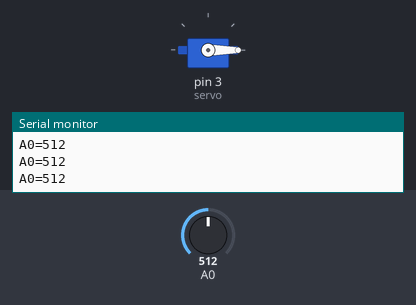
Simulated run of this sketch. Board: Arduino Uno, built with avr-gcc and run on an emulated ATmega328P. Parts: servo, the last lines printed to the serial monitor. The inputs (shaded band) are chosen by the test bench; at power-on: A0 = 512.

Above: at 1.2 s.
1.3 s: A0 set to 900
At 2.5 s:
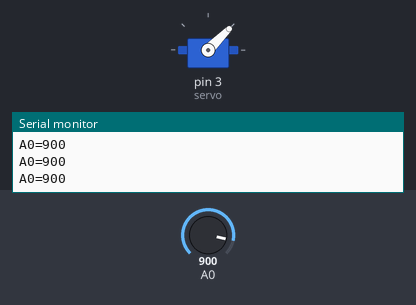
2.8 s: A0 set to 1023
At 4.0 s:
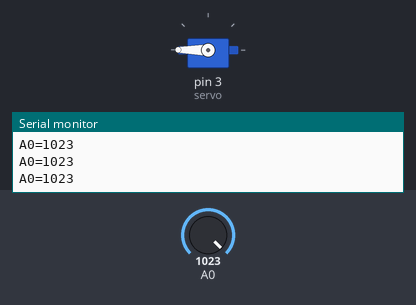
4.3 s: A0 set to 716
At 5.3 s:
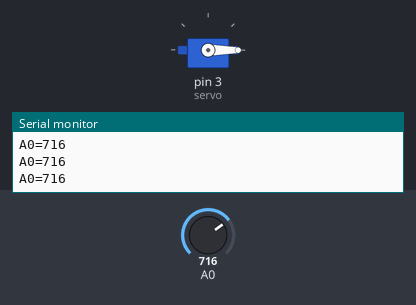
Timing chart, 0 to 7.3 s (numbered marks = the images above; inputs shaded):
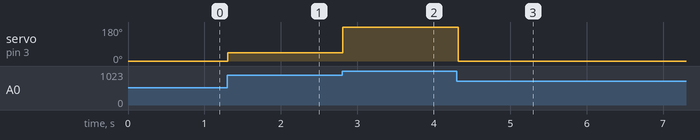

The sketch:

servo-cds2.ino
```cpp
//Cdsセンサの値に応じてサーボモーターの回転角度を変化させるプログラム・改
#include<Servo.h>

Servo servo;

int val=0;

void setup() {
  servo.attach(3);

  //シリアルポートを開く
  Serial.begin(9600);
}

void loop() {

  val = analogRead(0);

  Serial.print("A0=");
  Serial.print(val);
  Serial.print("\n");

  val = (360/(1005-885)) * (val-885);
  servo.write(val);

  delay(100);

}
```

Measured:
- after the input at 1.3 s, servo on pin 3 (servo): 0° → 45° at once
- after the input at 2.8 s, servo on pin 3 (servo): 45° → 180° at once
- after the input at 4.3 s, servo on pin 3 (servo): 180° → 0° at once
